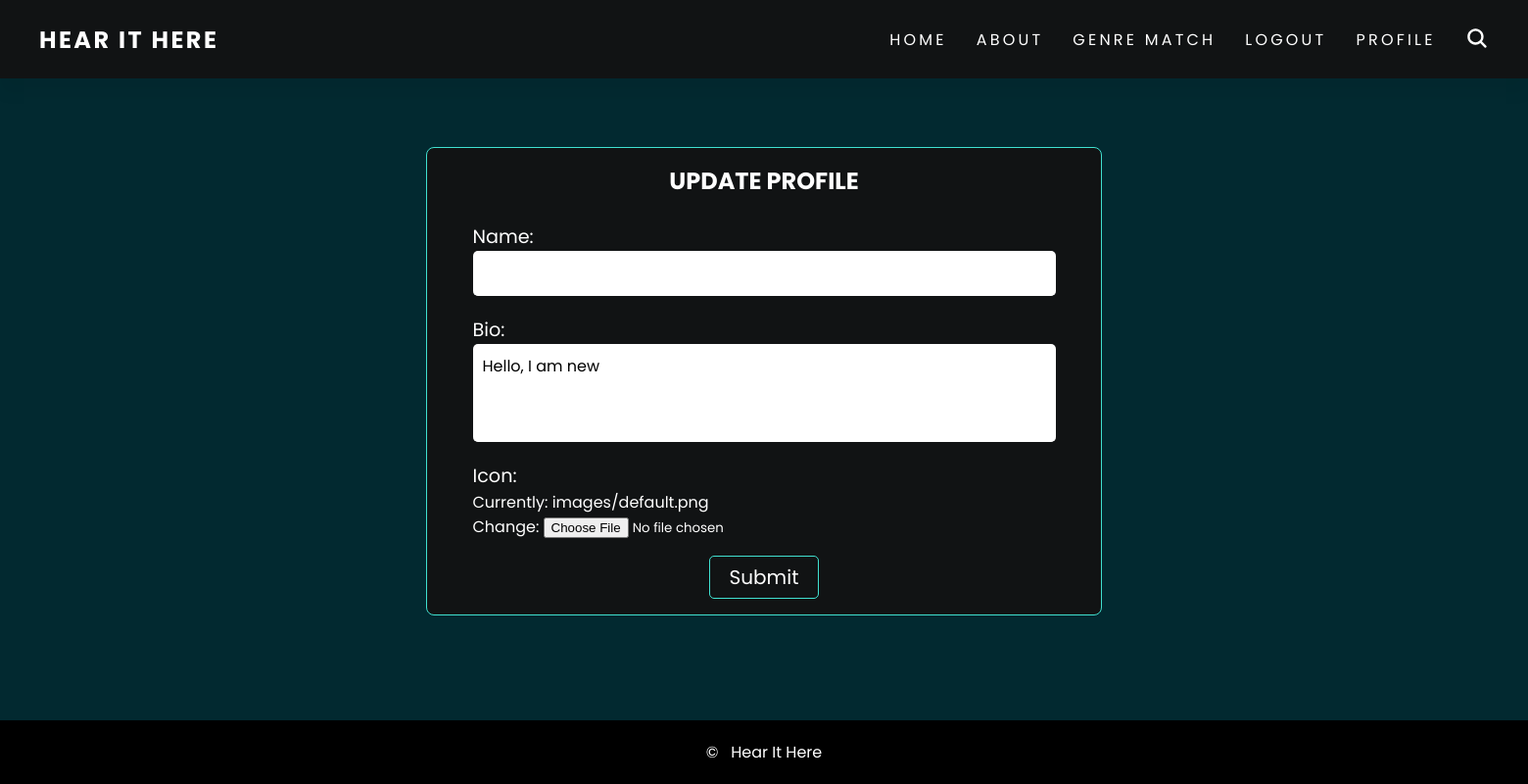
Before: /account/yousef/update (signed in) with the older database file.
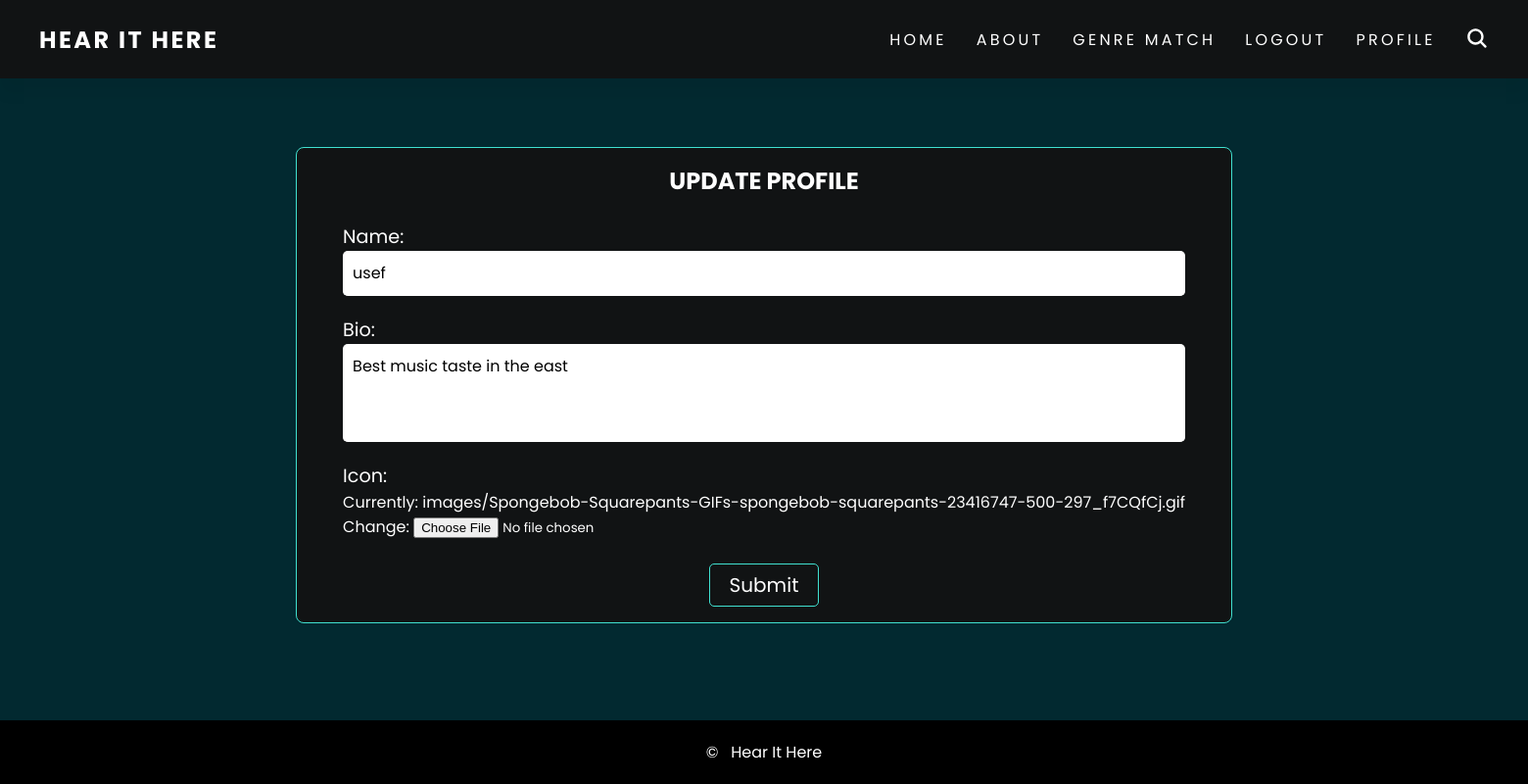
After: the same page with the newer database file.
### account/models.py (models this page shows, shortened)
class Profile(models.Model):
    user = models.OneToOneField(CustomUser, on_delete=models.CASCADE)
    name = models.CharField(max_length=30, blank=True)
    bio = models.TextField(default='Hello, I am new', max_length=100, blank=True)
    image = models.ImageField(default='images/default.png', upload_to='images/', null=True, verbose_name="Icon:")

### account/views.py (the view)
# urls.py: path('<str:username>/update', views.update_profile, name='update_profile'),
@login_required
def update_profile(request, username):
    pf = get_object_or_404(Profile, user__username=username)
    if pf.user.id == request.user.id or request.user.is_mod:
        if request.method == 'POST':
            form = UpdateProfileForm(request.POST, request.FILES, instance=pf)
            if form.is_valid():
                form.save()
                return redirect('account:profile', username)
        else:
            form = UpdateProfileForm(instance=pf)
        return render(request, 'profile/update_profile.html', {'form': form, 'username': username})

### account/forms.py
class UpdateProfileForm(forms.ModelForm):
    class Meta:
        model = Profile
        fields = ('name', 'bio', 'image')

### account/templates/profile/update_profile.html (shortened to what this page needs)
{% extends 'templates/base.html' %}
{% block content %}
    <div class="update-container">
        <form class="update-form" method="POST" enctype="multipart/form-data">
            <h2>UPDATE PROFILE</h2>
            <br>
            {{ form.as_p }}
            <button class="submit-btns-update" type="submit">Submit</button>
        </form>
    </div>
{% endblock %}

Changed rows visible on the page:
removed Profile: bio "Hello, I am new"
added Profile: name "usef", bio "Best music taste in the east"
Other visible differences:
text no longer shown: "Name: Bio: Icon: Currently: images/default.png Change:"
text now shown: "Name: Bio: Icon: Currently: images/Spongebob-Squarepants-GIFs-spongebob-squarepants-23416747-500-297_f7CQfCj.gif Change:"
